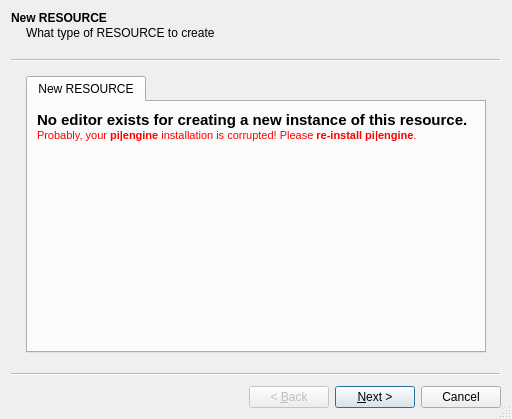
<?xml version="1.0" encoding="UTF-8"?>
<ui version="4.0">
 <class>newResource</class>
 <widget class="QWizard" name="newResource">
  <property name="geometry">
   <rect>
    <x>0</x>
    <y>0</y>
    <width>512</width>
    <height>419</height>
   </rect>
  </property>
  <property name="windowTitle">
   <string>Create resource wizard</string>
  </property>
  <property name="windowIcon">
   <iconset resource="../sharedcode/resources.qrc">
    <normaloff>:/resources/RES/ffficons/add.png</normaloff>:/resources/RES/ffficons/add.png</iconset>
  </property>
  <property name="sizeGripEnabled">
   <bool>true</bool>
  </property>
  <widget class="QWizardPage" name="wpResourceSource">
   <property name="title">
    <string>New RESOURCE</string>
   </property>
   <property name="subTitle">
    <string>What type of RESOURCE to create</string>
   </property>
   <layout class="QVBoxLayout" name="verticalLayout">
    <item>
     <widget class="QTabWidget" name="twResourceSource">
      <property name="currentIndex">
       <number>0</number>
      </property>
      <widget class="QWidget" name="newResourceTab">
       <attribute name="title">
        <string>New RESOURCE</string>
       </attribute>
       <layout class="QVBoxLayout" name="newResourceLayout">
        <item>
         <widget class="QLabel" name="noEditorExistsLabel">
          <property name="text">
           <string>&lt;!DOCTYPE HTML PUBLIC &quot;-//W3C//DTD HTML 4.0//EN&quot; &quot;http://www.w3.org/TR/REC-html40/strict.dtd&quot;&gt;
&lt;html&gt;&lt;head&gt;&lt;meta name=&quot;qrichtext&quot; content=&quot;1&quot; /&gt;&lt;style type=&quot;text/css&quot;&gt;
p, li { white-space: pre-wrap; }
&lt;/style&gt;&lt;/head&gt;&lt;body style=&quot; font-family:'MS Shell Dlg 2'; font-size:8.25pt; font-weight:400; font-style:normal;&quot;&gt;
&lt;p style=&quot; margin-top:0px; margin-bottom:0px; margin-left:0px; margin-right:0px; -qt-block-indent:0; text-indent:0px;&quot;&gt;&lt;span style=&quot; font-size:11pt; font-weight:600;&quot;&gt;No editor exists for creating a new instance of this resource.&lt;/span&gt;&lt;/p&gt;
&lt;p style=&quot; margin-top:0px; margin-bottom:0px; margin-left:0px; margin-right:0px; -qt-block-indent:0; text-indent:0px;&quot;&gt;&lt;span style=&quot; font-size:8pt; color:#ff0000;&quot;&gt;Probably, your &lt;/span&gt;&lt;span style=&quot; font-size:8pt; font-weight:600; color:#ff0000;&quot;&gt;pi|engine&lt;/span&gt;&lt;span style=&quot; font-size:8pt; color:#ff0000;&quot;&gt; installation is corrupted! Please &lt;/span&gt;&lt;span style=&quot; font-size:8pt; font-weight:600; color:#ff0000;&quot;&gt;re-install pi|engine&lt;/span&gt;&lt;span style=&quot; font-size:8pt; color:#ff0000;&quot;&gt;.&lt;/span&gt;&lt;/p&gt;&lt;/body&gt;&lt;/html&gt;</string>
          </property>
         </widget>
        </item>
        <item>
         <spacer name="newResourceVerticalSpacer">
          <property name="orientation">
           <enum>Qt::Vertical</enum>
          </property>
          <property name="sizeHint" stdset="0">
           <size>
            <width>20</width>
            <height>40</height>
           </size>
          </property>
         </spacer>
        </item>
       </layout>
      </widget>
     </widget>
    </item>
   </layout>
  </widget>
  <widget class="QWizardPage" name="wpResourceName">
   <property name="title">
    <string>RESOURCE name</string>
   </property>
   <property name="subTitle">
    <string>Enter the name for this resource.</string>
   </property>
   <layout class="QVBoxLayout" name="verticalLayout_2">
    <item>
     <widget class="QLabel" name="enterName">
      <property name="font">
       <font>
        <pointsize>11</pointsize>
        <weight>75</weight>
        <bold>true</bold>
       </font>
      </property>
      <property name="text">
       <string>Enter the name for this resource.</string>
      </property>
     </widget>
    </item>
    <item>
     <layout class="QHBoxLayout" name="horizontalLayout">
      <item>
       <widget class="QLabel" name="resName">
        <property name="text">
         <string>Resource name:</string>
        </property>
       </widget>
      </item>
      <item>
       <widget class="QLineEdit" name="resourceNameLineEdit"/>
      </item>
     </layout>
    </item>
    <item>
     <widget class="QLabel" name="label">
      <property name="text">
       <string>The resource name must start with letter and can contain only letters, digits and underscores.
It must alse be at least 4 characters long.</string>
      </property>
     </widget>
    </item>
    <item>
     <widget class="QLabel" name="errorMessage">
      <property name="palette">
       <palette>
        <active>
         <colorrole role="WindowText">
          <brush brushstyle="SolidPattern">
           <color alpha="255">
            <red>255</red>
            <green>0</green>
            <blue>0</blue>
           </color>
          </brush>
         </colorrole>
         <colorrole role="Text">
          <brush brushstyle="SolidPattern">
           <color alpha="255">
            <red>255</red>
            <green>0</green>
            <blue>0</blue>
           </color>
          </brush>
         </colorrole>
        </active>
        <inactive>
         <colorrole role="WindowText">
          <brush brushstyle="SolidPattern">
           <color alpha="255">
            <red>255</red>
            <green>0</green>
            <blue>0</blue>
           </color>
          </brush>
         </colorrole>
         <colorrole role="Text">
          <brush brushstyle="SolidPattern">
           <color alpha="255">
            <red>255</red>
            <green>0</green>
            <blue>0</blue>
           </color>
          </brush>
         </colorrole>
        </inactive>
        <disabled>
         <colorrole role="WindowText">
          <brush brushstyle="SolidPattern">
           <color alpha="255">
            <red>120</red>
            <green>120</green>
            <blue>120</blue>
           </color>
          </brush>
         </colorrole>
         <colorrole role="Text">
          <brush brushstyle="SolidPattern">
           <color alpha="255">
            <red>120</red>
            <green>120</green>
            <blue>120</blue>
           </color>
          </brush>
         </colorrole>
        </disabled>
       </palette>
      </property>
      <property name="font">
       <font>
        <weight>75</weight>
        <bold>true</bold>
       </font>
      </property>
      <property name="text">
       <string>Error message</string>
      </property>
     </widget>
    </item>
    <item>
     <spacer name="verticalSpacer_3">
      <property name="orientation">
       <enum>Qt::Vertical</enum>
      </property>
      <property name="sizeHint" stdset="0">
       <size>
        <width>20</width>
        <height>40</height>
       </size>
      </property>
     </spacer>
    </item>
   </layout>
  </widget>
 </widget>
 <resources>
  <include location="../sharedcode/resources.qrc"/>
  <include location="../sharedcode/resources.qrc"/>
  <include location="../sharedcode/resources.qrc"/>
  <include location="../sharedcode/resources.qrc"/>
  <include location="../sharedcode/resources.qrc"/>
 </resources>
 <connections/>
</ui>
